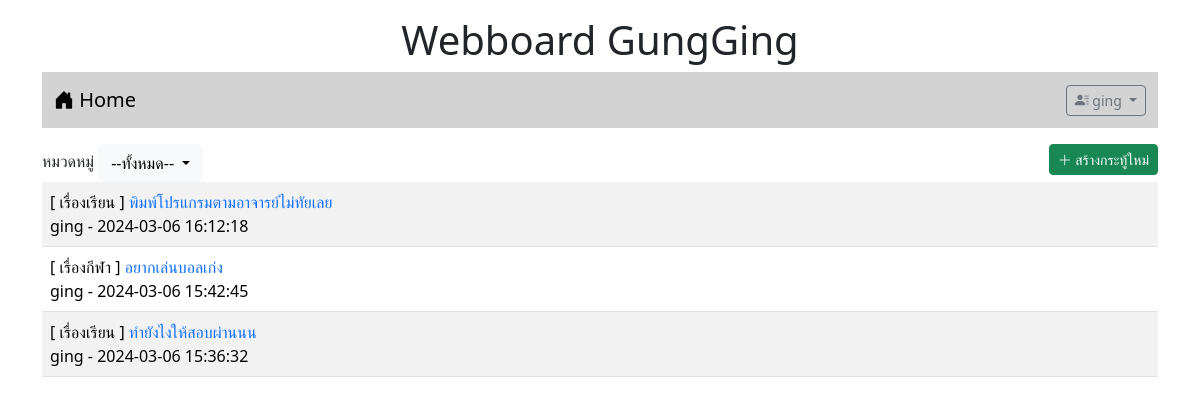
The app's page /index.php (signed in) with its own data.
### tables this page shows
CREATE TABLE `post` (
  `id` int(11) NOT NULL,
  `title` varchar(128) NOT NULL,
  `content` varchar(2048) NOT NULL,
  `post_date` datetime NOT NULL,
  `cat_id` int(11) NOT NULL,
  `user_id` int(11) NOT NULL
);

CREATE TABLE `category` (
  `id` int(11) NOT NULL,
  `name` varchar(32) NOT NULL
);

CREATE TABLE `user` (
  `id` int(11) NOT NULL,
  `login` varchar(32) NOT NULL,
  `password` varchar(64) NOT NULL,
  `name` varchar(64) NOT NULL,
  `gender` char(1) NOT NULL,
  `email` varchar(32) NOT NULL,
  `role` char(1) NOT NULL
);

### index.php (the view, shortened to what this page needs)
<!DOCTYPE html>
<html lang="en">
<head>
    <link rel="stylesheet" href="bootstrap-5.3.2-dist/css/bootstrap.min.css">
    <link rel="stylesheet" href="https://cdn.jsdelivr.net/npm/bootstrap-icons@1.11.3/font/bootstrap-icons.min.css">
</head>
<body>
    <div class="container-lg">
    <h1 style="text-align: center;" class="mt-3">Webboard GungGing</h1>
<?php include "nav.php" ?>
<div class="mt-3 d-flex justify-content-between">
<div>
  <div>
  <label>หมวดหมู่</label>
   <span class="dropdown">
   <button class="btn btn-light dropdown-toggle" type="button" data-bs-toggle="dropdown" aria-expanded="false">
    --ทั้งหมด--
   </button>
</span>
</div>
</div>
<?php if(isset($_SESSION['id'])){?>
<div>
    <a href="newpost.php" class="btn btn-success btn-sm"><i class="bi bi-plus-lg"></i> สร้างกระทู้ใหม่</a>
  </div>
  <?php } ?>
</div>
<table class="table table-striped  ">
        <?php
            $conn=new PDO("mysql:host=localhost;dbname=webboard;charset=utf8","root","");
            $sql="SELECT t3.name,t1.title,t1.id,t2.login,t1.post_date FROM post as t1
            INNER JOIN user as t2 ON (t1.user_id = t2.id)
            INNER JOIN category as t3 ON (t1.cat_id = t3.id) ORDER BY t1.post_date DESC";
            $result=$conn->query($sql);
            while($row = $result->fetch()){
                echo "<tr><td>[ $row[0] ] <a href=post.php?id=$row[2]
                style=text-decoration:none>$row[1]</a><br>$row[3] - $row[4]</td></tr>";
            }
        ?>
</table>
    </div>
</body>
</html>

### records on screen
post: category.name "เรื่องเรียน", title "พิมพ์โปรแกรมตามอาจารย์ไม่ทัยเลย", user.login "ging", post_date "2024-03-06 16:12:18"
post: category.name "เรื่องกีฬา", title "อยากเล่นบอลเก่ง", user.login "ging", post_date "2024-03-06 15:42:45"
post: category.name "เรื่องเรียน", title "ทำยังไงให้สอบผ่านนน", user.login "ging", post_date "2024-03-06 15:36:32"

### other values on screen
$_SESSION['username'] "ging"
